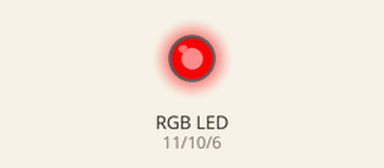
Recording of a sketch running on a simulated Arduino Uno, built with avr-gcc and run on an emulated ATmega328P. Shown: an RGB LED mixed from three pins (HIGH = lit).

Above: at 0.5 s.
At 1.5 s:
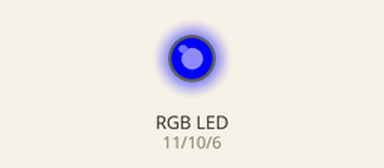
At 5.5 s:
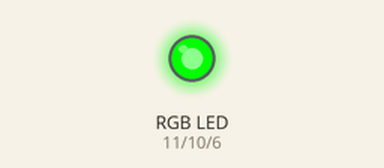
Timing chart, 0 to 6.9 s (numbered marks = the images above):
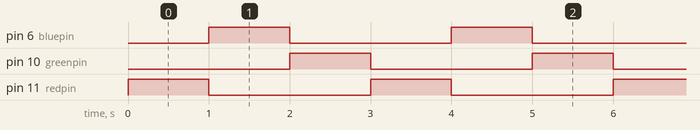

Measured:
- by itself, pin 6 (bluepin), pin 10 (greenpin), pin 11 (redpin): alternates HIGH for 1.0 s and LOW for 2.0 s
- by itself, everything shown: repeats every 3.0 s, in 3 steps

The sketch:

RGB_led.ino
```cpp
#define redpin 11 // RED
#define greenpin 10 // GREEN
#define bluepin 6 // BLUE
void setup() {
  // put your setup code here, to run once:
  pinMode(redpin,OUTPUT);
  pinMode(greenpin,OUTPUT);
  pinMode(greenpin,OUTPUT);
}

void loop() {
  // put your main code here, to run repeatedly:
  //RED
  analogWrite(redpin,255);
  analogWrite(greenpin,0);
  analogWrite(bluepin,0);
   delay(1000);
//  BLUE
  analogWrite(redpin,0);
  analogWrite(greenpin,0);
  analogWrite(bluepin,255);
   delay(1000);
  //GREEN
  analogWrite(redpin,0);
  analogWrite(greenpin,255);
  analogWrite(bluepin,0);
  delay(1000);
}
```
